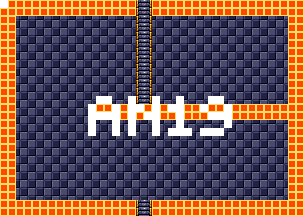

The image is a tile-based game level rendered from a .tmx file. Its description and source (layers, tilesets, objects; grid data summarised) follow:
An orthogonal 38x27 tile map with 8x8 px tiles, 4 tile layers (background, foreground, room numbers, Objects), 15 tilesets.

<map version="1.5" tiledversion="1.7.1" orientation="orthogonal" renderorder="right-down" width="38" height="27" tilewidth="8" tileheight="8" infinite="0" nextlayerid="11" nextobjectid="1">
 <tileset firstgid="1" source="tilesheets/tsKarniMata.tsx" />
 <tileset firstgid="1025" source="tilesheets/tsVoodooWasp.tsx" />
 <tileset firstgid="2049" source="tilesheets/tsBurial.tsx" />
 <tileset firstgid="3073" source="tilesheets/tsBlueTemple.tsx" />
 <tileset firstgid="4097" source="tilesheets/tsGoddess.tsx" />
 <tileset firstgid="5121" source="tilesheets/tsKonark.tsx" />
 <tileset firstgid="6145" name="sEnemies" tilewidth="8" tileheight="8" tilecount="1024" columns="32">
  <image source="../grapx/tilesheets/sObjects.bmp" trans="ff94ff" width="256" height="256" />
 </tileset>
 <tileset firstgid="7169" source="tilesheets/tsIceTemple.tsx" />
 <tileset firstgid="8193" source="tilesheets/tsLavaArea.tsx" />
 <tileset firstgid="9217" source="tilesheets/tsBossArea.tsx" />
 <tileset firstgid="10241" source="tilesheets/tsPegu.tsx" />
 <tileset firstgid="11265" source="tilesheets/sTiwanakuTemple.tsx" />
 <tileset firstgid="12289" source="tilesheets/sIndraTemple.tsx" />
 <tileset firstgid="13313" source="tilesheets/sTeleport.tsx" />
 <tileset firstgid="14337" source="tilesheets/sObjects.tsx" />
 <layer id="2" name="background" width="38" height="27">
  <data>[1026 cells, 1026 non-empty, 2 distinct tile ids]</data>
 </layer>
 <layer id="1" name="foreground" width="38" height="27">
  <data>[1026 cells, 316 non-empty, 3 distinct tile ids]</data>
 </layer>
 <layer id="7" name="room numbers" width="38" height="27">
  <data>[1026 cells, 44 non-empty, 1 distinct tile ids]</data>
 </layer>
 <layer id="10" name="Objects" width="38" height="27">
  <data>[1026 cells, 0 non-empty, 0 distinct tile ids]</data>
 </layer>
</map>
